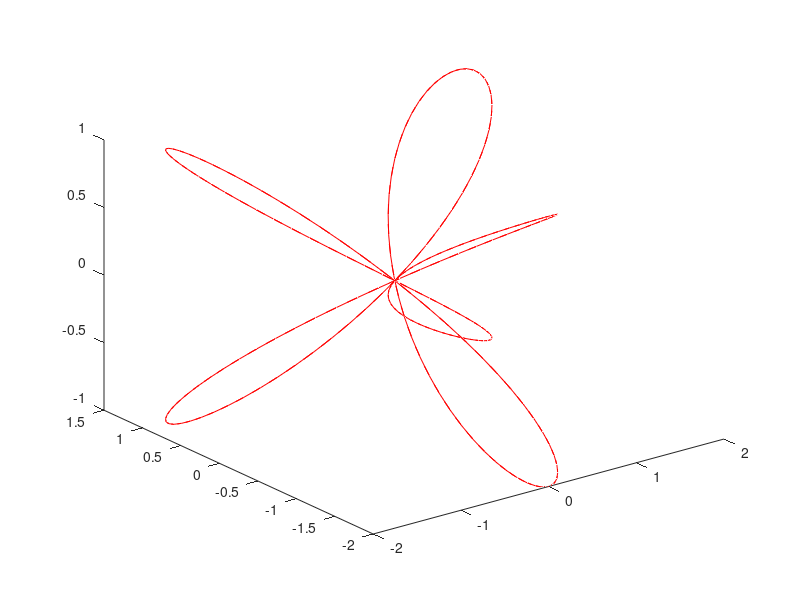

Write MATLAB code to recreate this figure.
t=linspace(0,4*pi,400);

x = 2 .* sin(3.*t) .* cos(t);
y = 2 .* sin(3.*t) .* sin(t);
z = sin(3.*t);

D = [x; y; z];
dlmwrite('flower3D.txt',D',"delimiter","  ");

plot3(x,y,z,'-r');
pause

